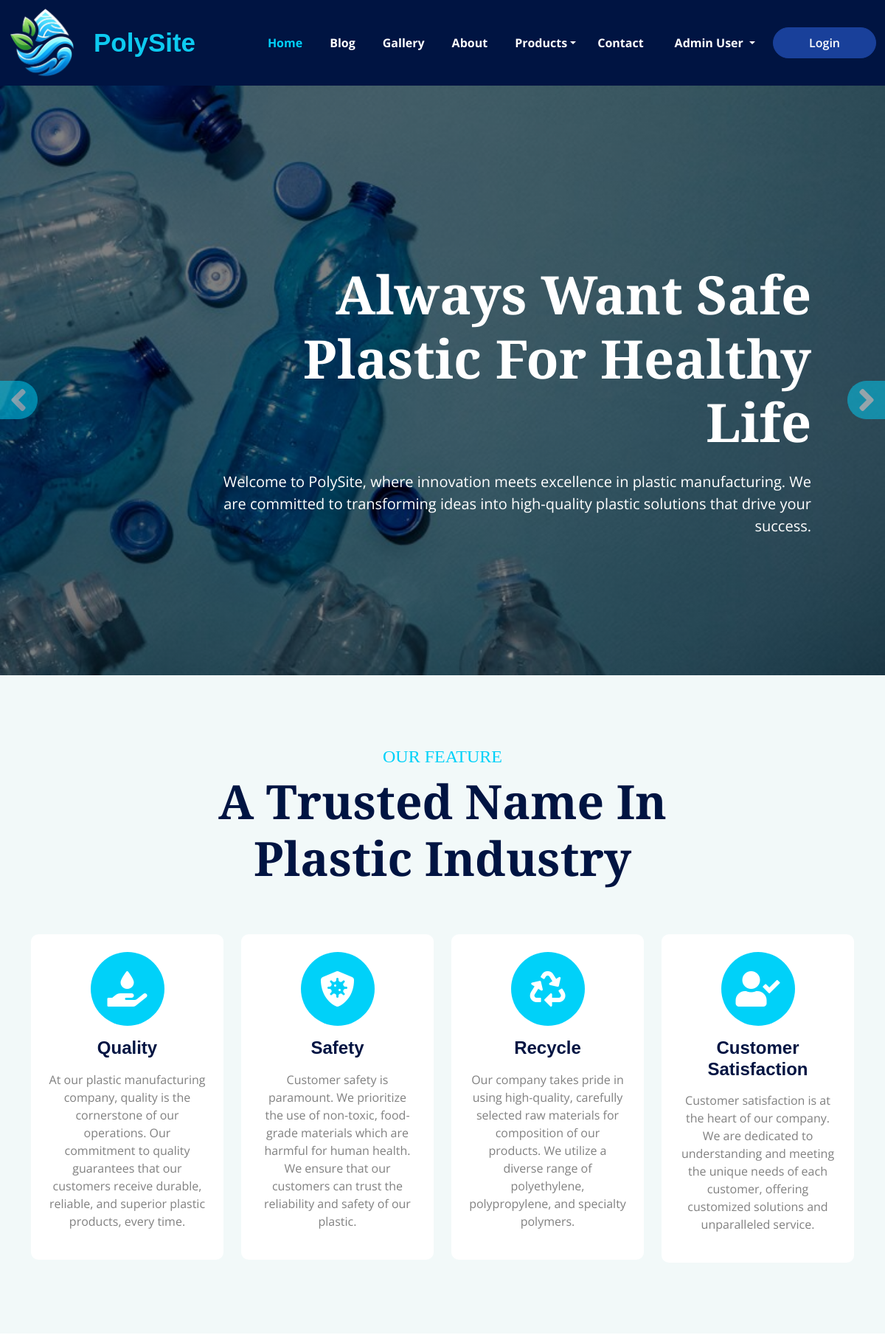
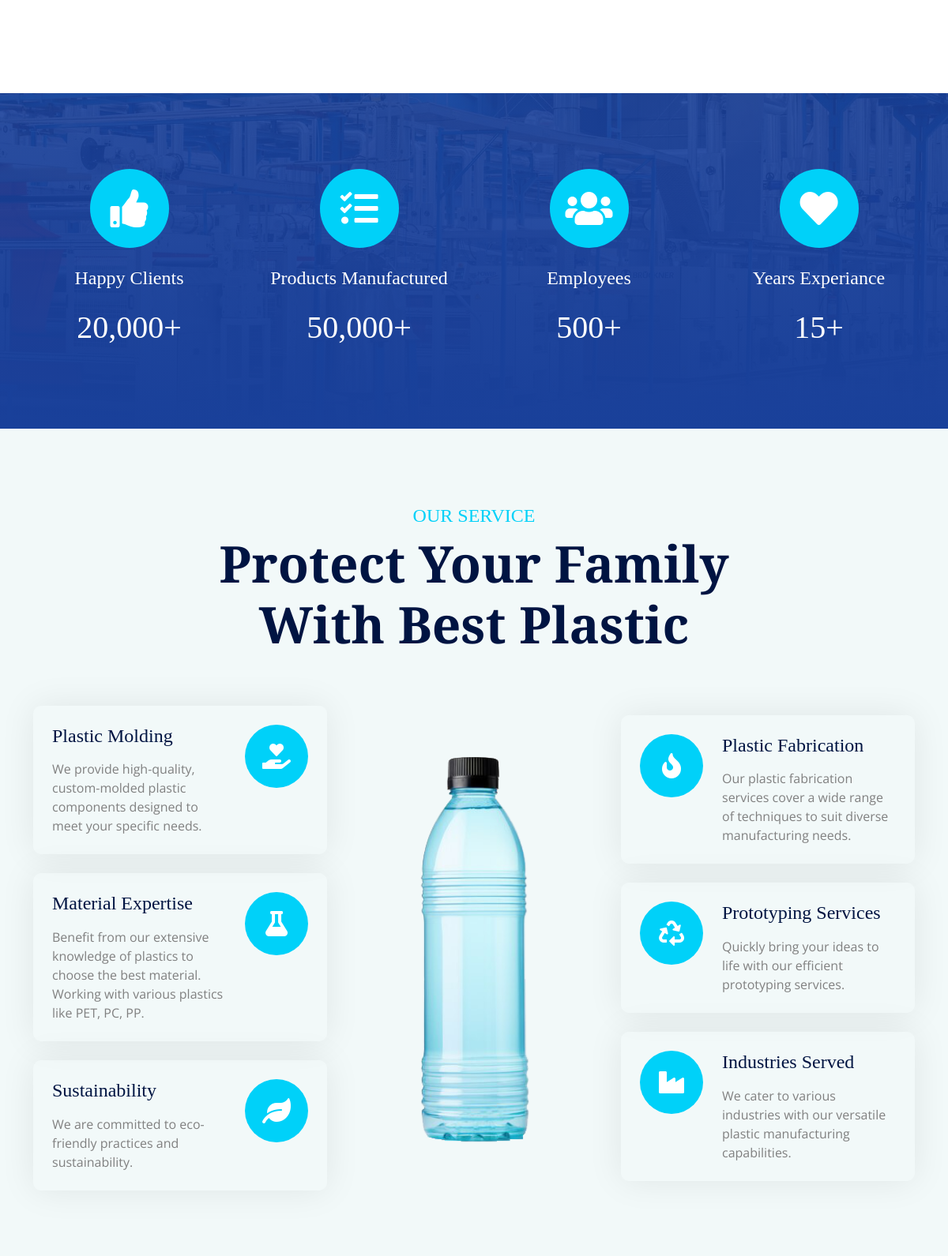
Page /index.php (signed in, upper part) on the committed database (2 pictures, top to bottom).
### tables this page shows
CREATE TABLE `feature` (
  `id` int(200) NOT NULL,
  `title` varchar(300) NOT NULL,
  `description` varchar(300) NOT NULL
);

### index.php (the view, shortened to what the rows shown need)
<?php
include 'configuration.php';
?>
<!DOCTYPE html>
<html lang="en">
<head>
    <link rel="stylesheet" href="https://use.fontawesome.com/releases/v5.15.4/css/all.css" />
    <link href="https://cdn.jsdelivr.net/npm/bootstrap-icons@1.4.1/font/bootstrap-icons.css" rel="stylesheet">
    <link href="lib/animate/animate.min.css" rel="stylesheet">
    <link href="lib/owlcarousel/assets/owl.carousel.min.css" rel="stylesheet">
    <link href="css/bootstrap.min.css" rel="stylesheet">
    <link href="css/style.css" rel="stylesheet">
    <link href="css/nav.css" rel="stylesheet">
</head>
<body>
    <div class="carousel-header">
        <div id="carouselId" class="carousel slide" data-bs-ride="carousel">
            <div class="carousel-inner" role="listbox">
                <div class="carousel-item active">
                    <div class="carousel-caption-1">
                        <div class="carousel-caption-1-content" style="max-width: 900px;">
                            <h1 class="display-2 text-capitalize text-white mb-4 fadeInLeft animated" data-animation="fadeInLeft" data-delay="1.3s" style="animation-delay: 1.3s;">Always Want Safe Plastic For Healthy Life</h1>
                        </div>
                    </div>
                </div>
            </div>
        </div>
    </div>
    <div class="container-fluid feature bg-light py-5">
        <div class="container py-5">
            <div class="text-center mx-auto pb-5 wow fadeInUp" data-wow-delay="0.2s" style="max-width: 800px;">
                <h1 class="display-3 text-capitalize mb-3">A Trusted Name In Plastic Industry</h1>
            </div>
            <div class="row g-4">
                <div class=" col-md-6 col-lg-6 col-xl-3 wow fadeInUp" data-wow-delay="0.2s">
                    <?php
                    $query1 = "SELECT * FROM `feature` WHERE `id` = '1'";
                    $validate2 = mysqli_query($connection, $query1);
                    while ($show = mysqli_fetch_assoc($validate2)) {
                    ?>
                        <div class="feature-item p-4">
                            <div class="feature-icon mb-3"><i class="fas fa-hand-holding-water text-white fa-3x"></i></div>
                            <p class="h4 mb-3" style="font-family: sans-serif; font-weight: bold;"><?php echo $show['title'] ?></p>
                            <p class="mb-3"><?php echo $show['description'] ?></p>
                        </div>
                    <?php } ?>
                </div>
                <div class=" col-md-6 col-lg-6 col-xl-3 wow fadeInUp" data-wow-delay="0.2s">
                    <?php
                    $query1 = "SELECT * FROM `feature` WHERE `id` = '2'";
                    $validate2 = mysqli_query($connection, $query1);
                    while ($show = mysqli_fetch_assoc($validate2)) {
                    ?>
                        <div class="feature-item p-4">
                            <div class="feature-icon mb-3"><i class="fas fa-shield-virus text-white fa-3x"></i></div>
                            <p class="h4 mb-3" style="font-family: sans-serif; font-weight: bold;"><?php echo $show['title'] ?></p>
                            <p class="mb-3"><?php echo $show['description'] ?></p>
                        </div>
                    <?php } ?>
                </div>
                <div class=" col-md-6 col-lg-6 col-xl-3 wow fadeInUp" data-wow-delay="0.2s">
                    <?php
                    $query1 = "SELECT * FROM `feature` WHERE `id` = '3'";
                    $validate2 = mysqli_query($connection, $query1);
                    while ($show = mysqli_fetch_assoc($validate2)) {
                    ?>
                        <div class="feature-item p-4">
                            <div class="feature-icon mb-3"><i class="fas fa-recycle text-white fa-3x"></i></div>
                            <p class="h4 mb-3" style="font-family: sans-serif; font-weight: bold;"><?php echo $show['title'] ?></p>
                            <p class="mb-3"><?php echo $show['description'] ?></p>
                        </div>
                    <?php } ?>
                </div>
                <div class=" col-md-6 col-lg-6 col-xl-3 wow fadeInUp" data-wow-delay="0.2s">
                    <?php
                    $query1 = "SELECT * FROM `feature` WHERE `id` = '4'";
                    $validate2 = mysqli_query($connection, $query1);
                    while ($show = mysqli_fetch_assoc($validate2)) {
                    ?>
                        <div class="feature-item p-4">
                            <div class="feature-icon mb-3"><i class="fas fa-user-check text-white fa-3x"></i></div>
                            <p class="h4 mb-3" style="font-family: sans-serif; font-weight: bold;"><?php echo $show['title'] ?></p>
                            <p class="mb-3"><?php echo $show['description'] ?></p>
                        </div>
                    <?php } ?>
                </div>
            </div>
        </div>
    </div>
 <div class="container-fluid counter py-5" style="margin-top: 10%;">
        <div class="container py-5">
            <div class="row g-5">
                <div class="col-md-6 col-lg-6 col-xl-3 wow fadeInUp" data-wow-delay="0.2s">
                    <div class="counter-item">
                        <div class="counter-counting">
                            <h1 class="text-white">20,000+</h1>
                        </div>
                    </div>
                </div>
                <div class="col-md-6 col-lg-6 col-xl-3 wow fadeInUp" data-wow-delay="0.4s">
                    <div class="counter-item">
                        <div class="counter-counting">
                            <h1 class="text-white">50,000+</h1>
                        </div>
                    </div>
                </div>
                <div class="col-md-6 col-lg-6 col-xl-3 wow fadeInUp" data-wow-delay="0.6s">
                    <div class="counter-item">
                        <div class="counter-counting">
                            <h1 class="text-white">500+</h1>
                        </div>
                    </div>
                </div>
                <div class="col-md-6 col-lg-6 col-xl-3 wow fadeInUp" data-wow-delay="0.8s">
                    <div class="counter-item">
                        <div class="counter-counting">
                            <h1 class="text-white">15+</h1>
                        </div>
                    </div>
                </div>
            </div>
        </div>
    </div>
    <div class="container-fluid service bg-light overflow-hidden py-5">
        <div class="container py-5">
            <div class="text-center mx-auto pb-5 wow fadeInUp" data-wow-delay="0.2s" style="max-width: 800px;">
                <h1 class="display-3 text-capitalize mb-3">Protect Your Family with Best Plastic</h1>
            </div>
        </div>
    </div>
</body>
</html>

### rows in the picture
feature: title "Quality", description "At our plastic manufacturing company, quality is the cornerstone of our operations. Our commitment to quality guarantees that our customers receive durable, reliable, and superior plastic products, every time."
feature: title "Safety", description "Customer safety is paramount. We prioritize the use of non-toxic, food-grade materials which are harmful for human health. We ensure that our customers can trust the reliability and safety of our plastic."
feature: title "Recycle", description "Our company takes pride in using high-quality, carefully selected raw materials for composition of our products. We utilize a diverse range of polyethylene, polypropylene, and specialty polymers."
feature: title "Customer Satisfaction", description "Customer satisfaction is at the heart of our company. We are dedicated to understanding and meeting the unique needs of each customer, offering customized solutions and unparalleled service."

### other values in the picture
$_SESSION[username] "Admin User"
